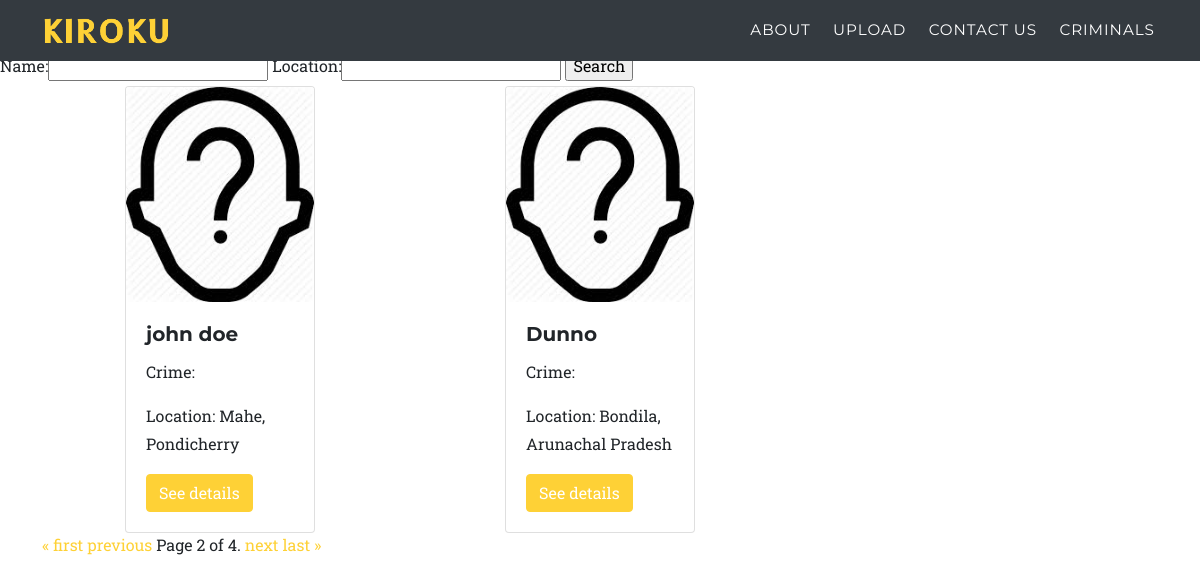
/criminals/?page=2, run on the app's committed database.
### criminals/models.py (models this page shows, shortened)
class Criminal(models.Model):
    criminal_id = models.AutoField(primary_key=True)
    name = models.CharField(max_length=30)
    age = models.IntegerField()
    physical_description = models.TextField(blank=True)
    date = models.DateField()
    state = models.ForeignKey('upload.States', on_delete=models.CASCADE, default=11)
    city = ChainedForeignKey(
        Cities,
        chained_field="state",
        chained_model_field="state",
        show_all=False,
        auto_choose=True,
        sort=True)
    crime_type = models.CharField(max_length=30)
    arresting_agency = models.CharField(max_length=30)
    photo = models.ImageField(blank=True, upload_to='criminals/', default='criminals/missing.jpeg')
    rating = models.FloatField(default=0)
    def location(self):
        return self.city.name + ', ' + self.state.name

### upload/models.py (models this page shows, shortened)
class Cities(models.Model):
    name = models.CharField(max_length=30)
    state = models.ForeignKey('States', on_delete=models.CASCADE)

class States(models.Model):
    name = models.CharField(max_length=30)

### criminals/views.py (the view)
# urls.py: path('', CriminalsView.as_view(), name='criminals'),
class CriminalsView(View):
    def get(self, request):
        if (request.GET.get('name')):
                form = AdvancedSearch(request.GET)
                if (form.is_valid()):
                    criminals = Criminal.objects.filter(name__contains=form.cleaned_data['name'])
                else:
                    criminals = Criminal.objects.all()
        else:
            form = AdvancedSearch()
            criminals = Criminal.objects.all()
        paginator = Paginator(criminals, 2)
        page_number = request.GET.get('page')
        page_obj = paginator.get_page(page_number)
        return render(request, 'criminals/criminals.html', {'criminals': page_obj, 'advancedSearch': form})

### criminals/forms.py
class AdvancedSearch(forms.Form):
    name = forms.CharField(max_length=30)
    location = forms.CharField(max_length=12, required=False)

### criminals/templates/criminals/criminals.html (shortened to what this page needs)
{% extends 'base_template.html' %}
{% block content %}
<form action="{% url 'criminals:search' %}", method="GET">
    {{ advancedSearch }}
    <input type="submit" value="Search">
</form>
{% if criminals %}
<div class="container">
  <div class="row">
    {% for criminal in criminals %}
    <div class="col-sm-4 p-0">
      <div class="card w-50 mx-auto">
        <img class="card-img-top" src="{{ criminal.photo.url }}" alt="Card image cap">
        <div class="card-body">
          <h5 class="card-title">{{ criminal.name }}</h5>
          <p class="card-text">Crime: {{ criminal.crime }} </p>
          <p class="card-text">Location: {{ criminal.location }} </p>
          <a href="{% url 'criminals:details' criminal.criminal_id %}" class="btn btn-primary">See details</a>
        </div>
      </div>
    </div>
    {% endfor %}
  </div>
    <div class="pagination">
      <span class="step-links">
          {% if criminals.has_previous %}
              <a href="?page=1">&laquo; first</a>
              <a href="?page={{ criminals.previous_page_number }}">previous</a>
          {% endif %}
          <span class="current">
              Page {{ criminals.number }} of {{ criminals.paginator.num_pages }}.
          </span>
          {% if criminals.has_next %}
              <a href="?page={{ criminals.next_page_number }}">next</a>
              <a href="?page={{ criminals.paginator.num_pages }}">last &raquo;</a>
          {% endif %}
      </span>
    </div>
</div>
{% else %}
not found
{% endif %}
{% endblock %}

### data on the page
Criminal: photo (picture), name "john doe", location "Mahe, Pondicherry"
Criminal: photo (picture), name "Dunno", location "Bondila, Arunachal Pradesh"

### other printed values
{{ criminals.number }} "2"
{{ criminals.paginator.num_pages }} "4"
